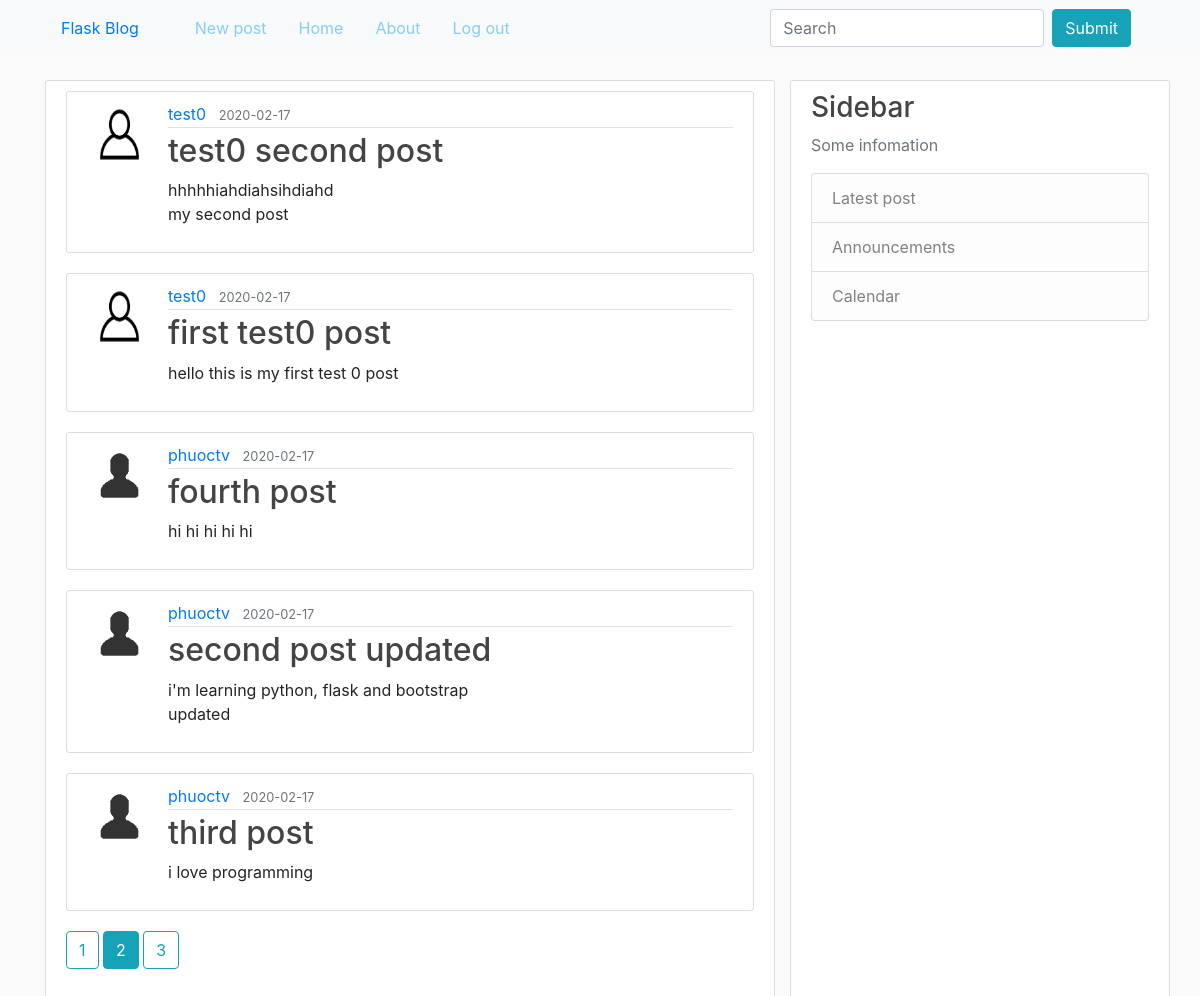
Page /home?page=2 (signed in) on the committed database.
### blog/models.py (models this page shows, shortened)
class Post(db.Model):
    id = db.Column(db.Integer, primary_key=True)
    title = db.Column(db.String(100), nullable=False)
    date_posted = db.Column(db.DateTime, nullable=False,
                            default=datetime.datetime.utcnow())
    content = db.Column(db.Text, nullable=False)
    user_id = db.Column(db.Integer, db.ForeignKey('user.id'), nullable=False)

class User(db.Model, UserMixin):
    id = db.Column(db.Integer, primary_key=True)
    username = db.Column(db.String(20), unique=True, nullable=False)
    email = db.Column(db.String(120), unique=True, nullable=False)
    picture = db.Column(db.String(20), nullable=False, default='default.jpg')
    password = db.Column(db.String(60), nullable=False)
    posts = db.relationship('Post', backref='author', lazy=True)

### blog/main/routes.py (the view)
@main.route('/home')
@login_required
def home():
    page = request.args.get('page', 1, type=int)
    posts = Post.query.order_by(
        Post.date_posted.desc()).paginate(page=page, per_page=5)
    return render_template('home.html', posts=posts, title='Home')

### blog/models.py (called while the page is built)
@login_manger.user_loader
def load_user(user_id):
    return User.query.get(int(user_id))

### blog/templates/home.html (shortened to what this page needs)
{% extends 'layout.html' %}
{% block content %}
    <div class="content">
        {% for post in posts.items %}
            <article class="media content">
                <img src="{{ url_for('static', filename='pictures/' + post.author.picture) }}" alt="{{ post.author.username }}" class="rounded-circel article-img">
                <div class="media-body">
                    <div class="article-metadata">
                        <a href="{{ url_for('users.user_posts', username=post.author.username) }}" class="mr-2">{{ post.author.username }}</a>
                        <small class="text-muted">{{ post.date_posted.strftime('%Y-%m-%d') }}</small>
                    </div>
                    <h2><a href="{{ url_for('posts.post', post_id=post.id) }}" class="article-title">{{ post.title }}</a></h2>
                    <p class="article-content">{{ post.content }}</p>
                </div>
            </article>
        {% endfor %}
        {% for page_num in posts.iter_pages(left_edge=1, right_edge=1, left_current=1, right_current=2) %}
            {% if page_num %}
                {% if posts.page == page_num %}
                    <a href="{{ url_for('main.home', page=page_num) }}" class="btn btn-info mb-4">{{ page_num }}</a>
                {% else %}
                    <a href="{{ url_for('main.home', page=page_num) }}" class="btn btn-outline-info mb-4">{{ page_num }}</a>
                {% endif %}
            {% else %}
                ...
            {% endif %}
        {% endfor %}
    </div>
{% endblock content %}

### blog/static/main.css (style rules this page uses)
body { margin-top: 5em; background: #fafafa; }
h1, h2, h3, h4, h5, h6 { color: #444444; }
.content { background: #ffffff; padding: 10px 20px; border: 1px solid #dddddd; border-radius: 3px; margin-bottom: 20px; }
.article-title { color: #444444; }
.article-content { white-space: pre-line; }
.article-img { height: 65px; width: 65px; margin-right: 16px; }
.article-metadata { padding-bottom: 1px; margin-bottom: 4px; border-bottom: 1px solid #e3e3e3; }

### rows in the picture
Post: picture (placeholder picture), author.username "test0", date_posted "2020-02-17", title "test0 second post", content "hhhhhiahdiahsihdiahd my second post"
Post: picture (placeholder picture), author.username "test0", date_posted "2020-02-17", title "first test0 post", content "hello this is my first test 0 post"
Post: picture (picture), author.username "phuoctv", date_posted "2020-02-17", title "fourth post", content "hi hi hi hi hi"
Post: picture (picture), author.username "phuoctv", date_posted "2020-02-17", title "second post updated", content "i'm learning python, flask and bootstrap updated"
Post: picture (picture), author.username "phuoctv", date_posted "2020-02-17", title "third post", content "i love programming"

### other values in the picture
{{ page_num }} "1" "3"
{{ page_num }} "2"
